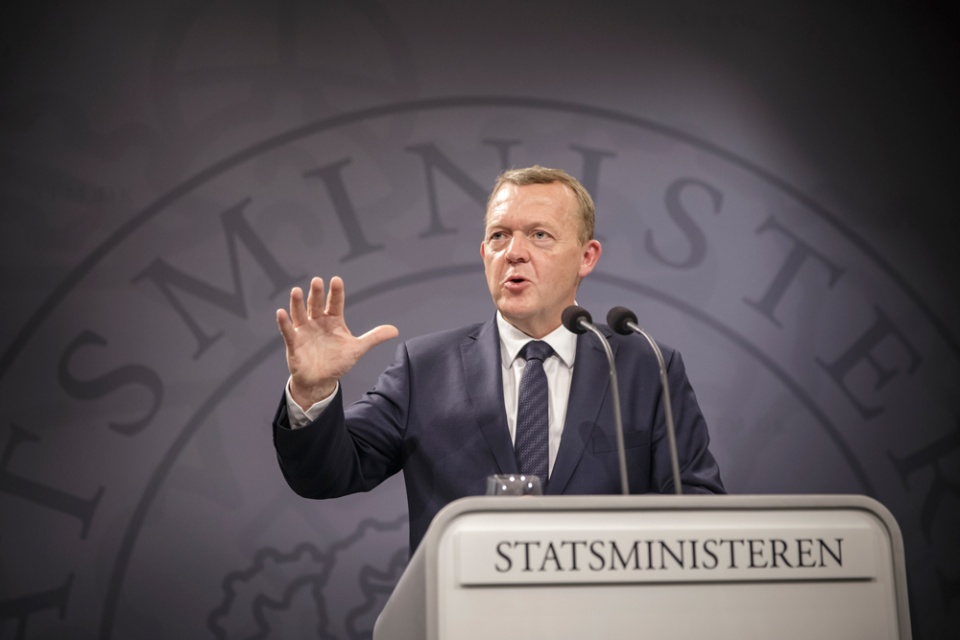
#> input picture data/lars.jpg, 960 x 640 px
$ jupyter execute --allow-errors lars.ipynb   (shell and % lines are left out)
#> lines starting #> are read from the running program, lines starting #| are printed output that depends on the picture
### utils.py
import numpy as np
from sklearn.cluster import KMeans
from sklearn.utils import shuffle

# [51 lines left out: function mode, not called in this run]


def discretise(img, bins=10):
    image = img.copy()
    image = np.round(image * bins) / bins
    image[image < 1/bins] = 1/bins
    image[image > (1 - 1/bins)] = 1 - 1/bins
    return image


# [15 lines left out: function kmeans_vq, not called in this run]

### lars.ipynb
[cell 1]
import denoising
import numpy as np
import matplotlib.pyplot as plt

import skimage
from skimage.transform import rescale
from utils import mode
from utils import kmeans_vq
from utils import discretise
from skimage.measure import compare_mse

[cell 2]
# Load the image
img = rescale(plt.imread('data/lars.jpg'), 1.0)
img = skimage.img_as_float(img)
plt.imshow(img, cmap="gray")
plt.show()

[cell 3]
# Settings
colours_bins = 10
n_iter = 80
samples = 100
map_iter = 80
t0 = 4
diffusion = 0.995
beta = 5
speckle_var = 0.02

[cell 4]
# Image pre-processing (degradation, etc.)
X = np.mean(img, 2)
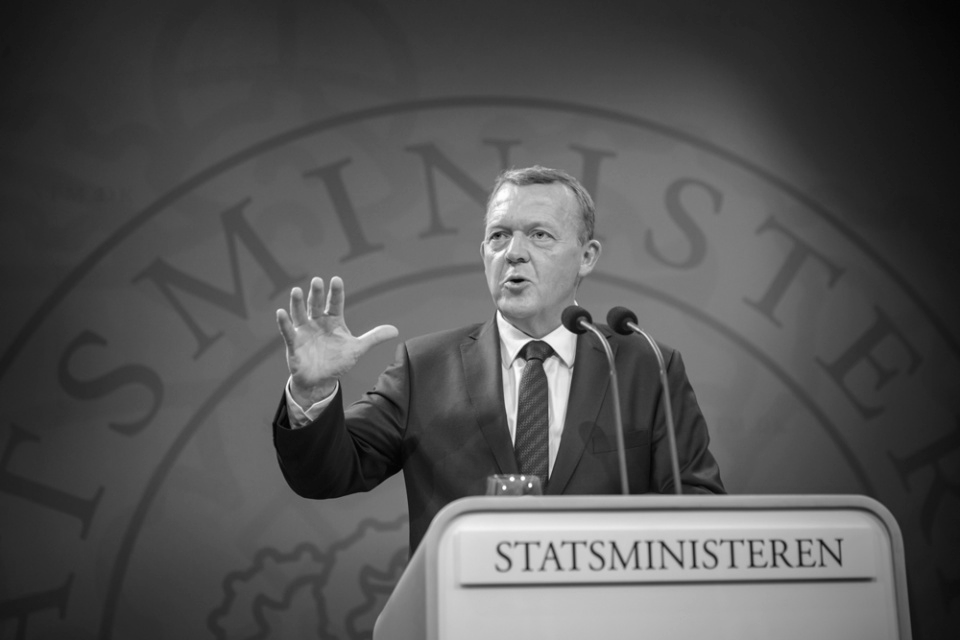
#> X: shape (640, 960) float64; min 0.00523, max 1, mean 0.328
Y = skimage.util.random_noise(X, 'speckle', mean=0, var=speckle_var)
Y_disc = discretise(Y, colours_bins)
#> in discretise, `image[image < 1/bins] = 1/bins`: image: shape (640, 960) float64; min 0.1, max 1, mean 0.329
#> in discretise, `image[image > (1 - 1/bins)] = 1 - 1/bins`: image: shape (640, 960) float64; min 0.1, max 0.9, mean 0.328
X_disc = discretise(X, colours_bins)
#> in discretise (call 2), `image[image < 1/bins] = 1/bins`: image: shape (640, 960) float64; min 0.1, max 1, mean 0.33
#> in discretise (call 2), `image[image > (1 - 1/bins)] = 1 - 1/bins`: image: shape (640, 960) float64; min 0.1, max 0.9, mean 0.33

fig, axarr = plt.subplots(2, 2, figsize=(16,12))

axarr[0,0].imshow(X, cmap='gray')
axarr[0,0].grid(False)
axarr[0,0].axis('off')
axarr[0,0].set_title("Original, 256 colours")

axarr[0,1].imshow(X_disc, cmap='gray')
axarr[0,1].grid(False)
axarr[0,1].axis('off')
axarr[0,1].set_title("Original, " +str(colours_bins) + " colours")

axarr[1,0].imshow(Y, cmap='gray')
axarr[1,0].grid(False)
axarr[1,0].axis('off')
axarr[1,0].set_title("Speckle noise, 256 colours")

axarr[1,1].imshow(Y_disc, cmap='gray')
axarr[1,1].grid(False)
axarr[1,1].axis('off')
axarr[1,1].set_title("Speckle noise, " +str(colours_bins) + " colours")

plt.savefig("results/base_preprocessing", bbox_inches='tight')
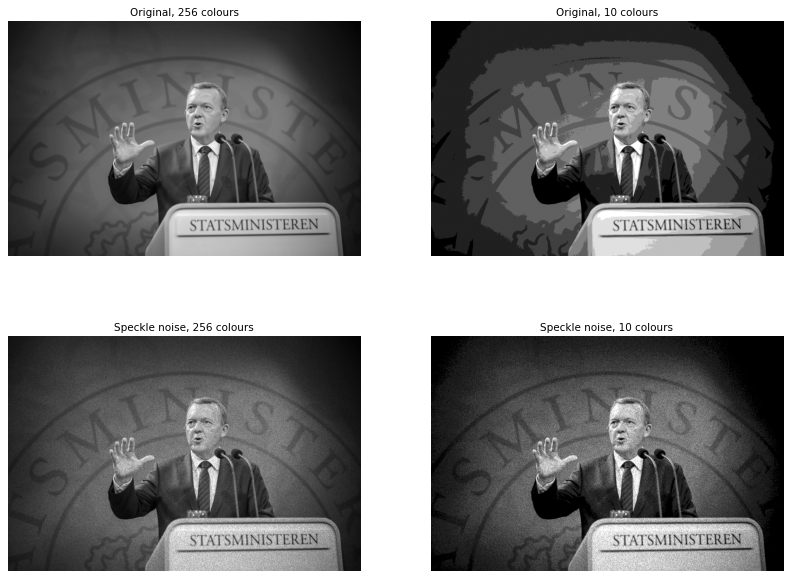
#> figure drawn by matplotlib, 4 panels
plt.show()

$ run again, with data/fig-sar.png saved as data/lars.jpg
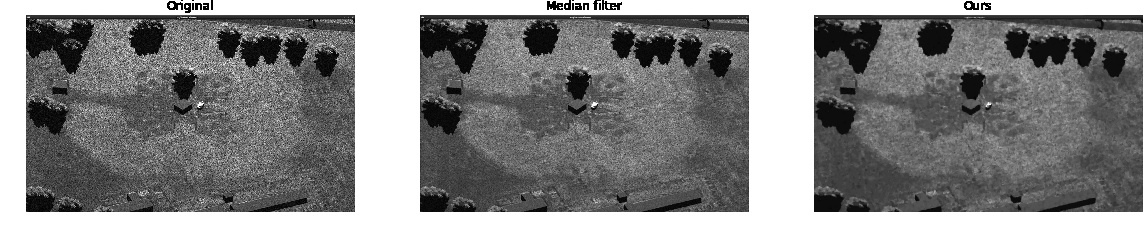
#> input picture data/fig-sar.png, 1145 x 229 px
#> in discretise (call 2), `image[image > (1 - 1/bins)] = 1 - 1/bins`:
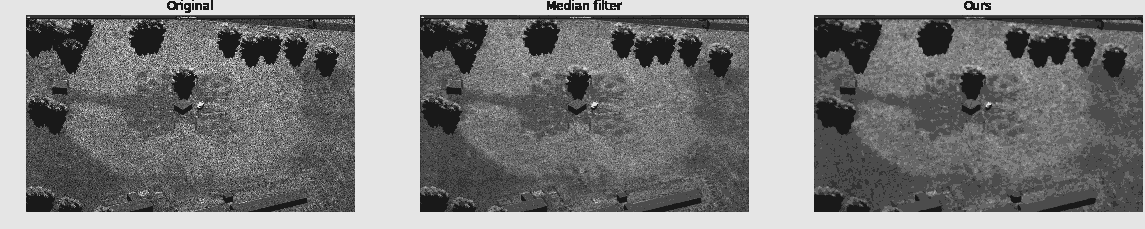
#> image: shape (229, 1145) float64; min 0.1, max 0.9, mean 0.492
#> `plt.savefig("results/base_preprocessing", bbox_inches='tight')`:
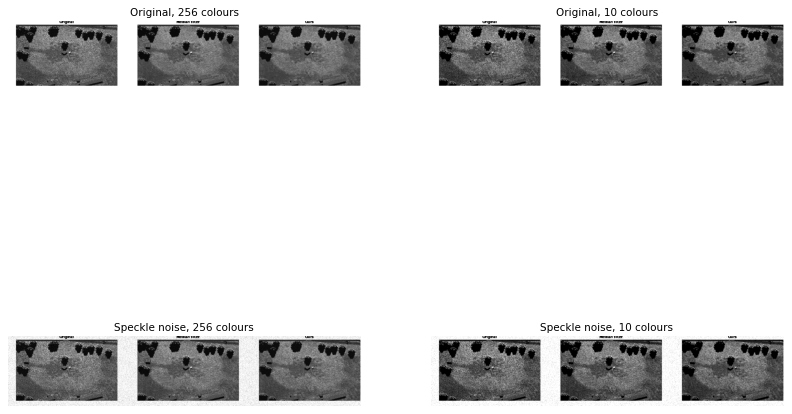
#> figure drawn by matplotlib, 4 panels
